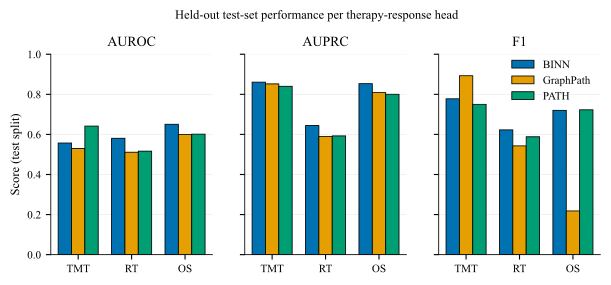

Write Python code to recreate this figure.
"""Figure 2 — per-head metric comparison across the three models.

Reads `{binn,graphpath,path}/artifacts/results.json` (Phase 5 outputs) and
plots grouped AUROC / AUPRC / F1 bars on the held-out test split.
Falls back to a clearly marked placeholder if any results.json is missing.
"""
from __future__ import annotations

import json
from pathlib import Path

import matplotlib.pyplot as plt
import numpy as np

from _style import MODEL_COLORS, apply_style, OKABE_ITO

PROJECT_ROOT = Path(__file__).resolve().parents[2]
MODELS = {
    "BINN":      PROJECT_ROOT / "binn"      / "artifacts" / "breast" / "results.json",
    "GraphPath": PROJECT_ROOT / "graphpath" / "artifacts" / "breast" / "results.json",
    "PATH":      PROJECT_ROOT / "path"      / "artifacts" / "breast" / "results.json",
}
HEADS = ("TMT", "RT", "OS")
METRICS = ("auroc", "auprc", "f1")
METRIC_LABELS = {"auroc": "AUROC", "auprc": "AUPRC", "f1": "F1"}


def _load(path: Path):
    if not path.exists():
        return None
    return json.loads(path.read_text())


def main() -> None:
    apply_style()
    data = {name: _load(p) for name, p in MODELS.items()}
    missing = [n for n, d in data.items() if d is None]

    fig, axes = plt.subplots(1, 3, figsize=(7.1, 2.6), sharey=True)
    width = 0.25
    x = np.arange(len(HEADS))

    for ax, metric in zip(axes, METRICS):
        for i, (name, d) in enumerate(data.items()):
            if d is None:
                vals = np.array([np.nan] * 3)
            else:
                vals = np.array([d["test"][h][metric] for h in HEADS])
            ax.bar(x + (i - 1) * width, vals, width,
                   color=MODEL_COLORS[name], edgecolor=OKABE_ITO["black"],
                   linewidth=0.6, label=name)
        ax.set_xticks(x); ax.set_xticklabels(HEADS)
        ax.set_title(METRIC_LABELS[metric])
        ax.set_ylim(0, 1)
        ax.set_axisbelow(True); ax.grid(axis="y")
    axes[0].set_ylabel("Score (test split)")

    if missing:
        fig.text(0.5, -0.02,
                 f"Note: placeholder values for {', '.join(missing)} — "
                 "run the corresponding Phase 5 to populate.",
                 ha="center", fontsize=7, color=OKABE_ITO["vermillion"])

    axes[-1].legend(loc="upper right", bbox_to_anchor=(1.0, 1.02), ncol=1)
    fig.suptitle("Held-out test-set performance per therapy-response head",
                 fontsize=9, y=1.05)
    out = Path(__file__).parent / "fig2_metric_bars.pdf"
    fig.savefig(out)
    print(f"wrote {out}")


if __name__ == "__main__":
    main()
